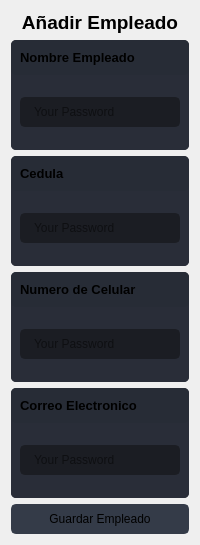
                  <widget class="QWidget" name="create_user">
                   <property name="maximumSize">
                    <size>
                     <width>16777215</width>
                     <height>749</height>
                    </size>
                   </property>
                   <layout class="QVBoxLayout" name="verticalLayout_11">
                    <item>
                     <layout class="QVBoxLayout" name="verticalLayout_15">
                      <item>
                       <widget class="QLabel" name="label">
                        <property name="text">
                         <string>&lt;html&gt;&lt;head/&gt;&lt;body&gt;&lt;p align=&quot;center&quot;&gt;&lt;span style=&quot; font-size:14pt; font-weight:600;&quot;&gt;Añadir Empleado&lt;/span&gt;&lt;/p&gt;&lt;/body&gt;&lt;/html&gt;</string>
                        </property>
                       </widget>
                      </item>
                     </layout>
                    </item>
                    <item>
                     <widget class="QFrame" name="frame_div_content_7">
                      <property name="minimumSize">
                       <size>
                        <width>0</width>
                        <height>110</height>
                       </size>
                      </property>
                      <property name="maximumSize">
                       <size>
                        <width>16777215</width>
                        <height>110</height>
                       </size>
                      </property>
                      <property name="styleSheet">
                       <string notr="true">background-color: rgb(41, 45, 56);
border-radius: 5px;
</string>
                      </property>
                      <property name="frameShape">
                       <enum>QFrame::NoFrame</enum>
                      </property>
                      <property name="frameShadow">
                       <enum>QFrame::Raised</enum>
                      </property>
                      <layout class="QVBoxLayout" name="verticalLayout_44">
                       <property name="spacing">
                        <number>0</number>
                       </property>
                       <property name="leftMargin">
                        <number>0</number>
                       </property>
                       <property name="topMargin">
                        <number>0</number>
                       </property>
                       <property name="rightMargin">
                        <number>0</number>
                       </property>
                       <property name="bottomMargin">
                        <number>0</number>
                       </property>
                       <item>
                        <widget class="QFrame" name="frame_title_wid_8">
                         <property name="maximumSize">
                          <size>
                           <width>16777215</width>
                           <height>35</height>
                          </size>
                         </property>
                         <property name="styleSheet">
                          <string notr="true">background-color: rgb(39, 44, 54);</string>
                         </property>
                         <property name="frameShape">
                          <enum>QFrame::StyledPanel</enum>
                         </property>
                         <property name="frameShadow">
                          <enum>QFrame::Raised</enum>
                         </property>
                         <layout class="QVBoxLayout" name="verticalLayout_45">
                          <item>
                           <widget class="QLabel" name="labelBoxNombreEmpleado">
                            <property name="font">
                             <font>
                              <family>Segoe UI</family>
                              <pointsize>10</pointsize>
                              <weight>75</weight>
                              <bold>true</bold>
                             </font>
                            </property>
                            <property name="styleSheet">
                             <string notr="true"/>
                            </property>
                            <property name="text">
                             <string>Nombre Empleado</string>
                            </property>
                           </widget>
                          </item>
                         </layout>
                        </widget>
                       </item>
                       <item>
                        <widget class="QFrame" name="frame_content_wid_8">
                         <property name="frameShape">
                          <enum>QFrame::NoFrame</enum>
                         </property>
                         <property name="frameShadow">
                          <enum>QFrame::Raised</enum>
                         </property>
                         <layout class="QVBoxLayout" name="verticalLayout_46">
                          <item>
                           <layout class="QVBoxLayout" name="verticalLayout_47">
                            <property name="bottomMargin">
                             <number>0</number>
                            </property>
                            <item>
                             <widget class="QLineEdit" name="Nombre_Empleado">
                              <property name="minimumSize">
                               <size>
                                <width>0</width>
                                <height>30</height>
                               </size>
                              </property>
                              <property name="whatsThis">
                               <string>&lt;html&gt;&lt;head/&gt;&lt;body&gt;&lt;p&gt;_&lt;/p&gt;&lt;/body&gt;&lt;/html&gt;</string>
                              </property>
                              <property name="styleSheet">
                               <string notr="true">QLineEdit {
	background-color: rgb(27, 29, 35);
	border-radius: 5px;
	border: 2px solid rgb(27, 29, 35);
	padding-left: 10px;
}
QLineEdit:hover {
	border: 2px solid rgb(64, 71, 88);
}
QLineEdit:focus {
	border: 2px solid rgb(91, 101, 124);
}</string>
                              </property>
                              <property name="text">
                               <string/>
                              </property>
                              <property name="placeholderText">
                               <string>Your Password</string>
                              </property>
                             </widget>
                            </item>
                           </layout>
                          </item>
                         </layout>
                        </widget>
                       </item>
                      </layout>
                     </widget>
                    </item>
                    <item>
                     <widget class="QFrame" name="frame_div_content_11">
                      <property name="minimumSize">
                       <size>
                        <width>0</width>
                        <height>110</height>
                       </size>
                      </property>
                      <property name="maximumSize">
                       <size>
                        <width>16777215</width>
                        <height>110</height>
                       </size>
                      </property>
                      <property name="styleSheet">
                       <string notr="true">background-color: rgb(41, 45, 56);
border-radius: 5px;
</string>
                      </property>
                      <property name="frameShape">
                       <enum>QFrame::NoFrame</enum>
                      </property>
                      <property name="frameShadow">
                       <enum>QFrame::Raised</enum>
                      </property>
                      <layout class="QVBoxLayout" name="verticalLayout_49">
                       <property name="spacing">
                        <number>0</number>
                       </property>
                       <property name="leftMargin">
                        <number>0</number>
                       </property>
                       <property name="topMargin">
                        <number>0</number>
                       </property>
                       <property name="rightMargin">
                        <number>0</number>
                       </property>
                       <property name="bottomMargin">
                        <number>0</number>
                       </property>
                       <item>
                        <widget class="QFrame" name="frame_title_wid_12">
                         <property name="maximumSize">
                          <size>
                           <width>16777215</width>
                           <height>35</height>
                          </size>
                         </property>
                         <property name="styleSheet">
                          <string notr="true">background-color: rgb(39, 44, 54);</string>
                         </property>
                         <property name="frameShape">
                          <enum>QFrame::StyledPanel</enum>
                         </property>
                         <property name="frameShadow">
                          <enum>QFrame::Raised</enum>
                         </property>
                         <layout class="QVBoxLayout" name="verticalLayout_61">
                          <item>
                           <widget class="QLabel" name="labelBoxBlenderInstalation_17">
                            <property name="font">
                             <font>
                              <family>Segoe UI</family>
                              <pointsize>10</pointsize>
                              <weight>75</weight>
                              <bold>true</bold>
                             </font>
                            </property>
                            <property name="styleSheet">
                             <string notr="true"/>
                            </property>
                            <property name="text">
                             <string>Cedula</string>
                            </property>
                           </widget>
                          </item>
                         </layout>
                        </widget>
                       </item>
                       <item>
                        <widget class="QFrame" name="frame_content_wid_12">
                         <property name="frameShape">
                          <enum>QFrame::NoFrame</enum>
                         </property>
                         <property name="frameShadow">
                          <enum>QFrame::Raised</enum>
                         </property>
                         <layout class="QVBoxLayout" name="verticalLayout_62">
                          <item>
                           <layout class="QVBoxLayout" name="verticalLayout_63">
                            <property name="bottomMargin">
                             <number>0</number>
                            </property>
                            <item>
                             <widget class="QLineEdit" name="Cedula_Empleado">
                              <property name="minimumSize">
                               <size>
                                <width>0</width>
                                <height>30</height>
                               </size>
                              </property>
                              <property name="styleSheet">
                               <string notr="true">QLineEdit {
	background-color: rgb(27, 29, 35);
	border-radius: 5px;
	border: 2px solid rgb(27, 29, 35);
	padding-left: 10px;
}
QLineEdit:hover {
	border: 2px solid rgb(64, 71, 88);
}
QLineEdit:focus {
	border: 2px solid rgb(91, 101, 124);
}</string>
                              </property>
                              <property name="text">
                               <string/>
                              </property>
                              <property name="placeholderText">
                               <string>Your Password</string>
                              </property>
                             </widget>
                            </item>
                           </layout>
                          </item>
                         </layout>
                        </widget>
                       </item>
                      </layout>
                     </widget>
                    </item>
                    <item>
                     <widget class="QFrame" name="frame_div_content_12">
                      <property name="minimumSize">
                       <size>
                        <width>0</width>
                        <height>110</height>
                       </size>
                      </property>
                      <property name="maximumSize">
                       <size>
                        <width>16777215</width>
                        <height>110</height>
                       </size>
                      </property>
                      <property name="styleSheet">
                       <string notr="true">background-color: rgb(41, 45, 56);
border-radius: 5px;
</string>
                      </property>
                      <property name="frameShape">
                       <enum>QFrame::NoFrame</enum>
                      </property>
                      <property name="frameShadow">
                       <enum>QFrame::Raised</enum>
                      </property>
                      <layout class="QVBoxLayout" name="verticalLayout_64">
                       <property name="spacing">
                        <number>0</number>
                       </property>
                       <property name="leftMargin">
                        <number>0</number>
                       </property>
                       <property name="topMargin">
                        <number>0</number>
                       </property>
                       <property name="rightMargin">
                        <number>0</number>
                       </property>
                       <property name="bottomMargin">
                        <number>0</number>
                       </property>
                       <item>
                        <widget class="QFrame" name="frame_title_wid_13">
                         <property name="maximumSize">
                          <size>
                           <width>16777215</width>
                           <height>35</height>
                          </size>
                         </property>
                         <property name="styleSheet">
                          <string notr="true">background-color: rgb(39, 44, 54);</string>
                         </property>
                         <property name="frameShape">
                          <enum>QFrame::StyledPanel</enum>
                         </property>
                         <property name="frameShadow">
                          <enum>QFrame::Raised</enum>
                         </property>
                         <layout class="QVBoxLayout" name="verticalLayout_65">
                          <item>
                           <widget class="QLabel" name="la">
                            <property name="font">
                             <font>
                              <family>Segoe UI</family>
                              <pointsize>10</pointsize>
                              <weight>75</weight>
                              <bold>true</bold>
                             </font>
                            </property>
                            <property name="styleSheet">
                             <string notr="true"/>
                            </property>
                            <property name="text">
                             <string>Numero de Celular</string>
                            </property>
                           </widget>
                          </item>
                         </layout>
                        </widget>
                       </item>
                       <item>
                        <widget class="QFrame" name="frame_content_wid_13">
                         <property name="frameShape">
                          <enum>QFrame::NoFrame</enum>
                         </property>
                         <property name="frameShadow">
                          <enum>QFrame::Raised</enum>
                         </property>
                         <layout class="QVBoxLayout" name="verticalLayout_66">
                          <item>
                           <layout class="QVBoxLayout" name="verticalLayout_67">
                            <property name="bottomMargin">
                             <number>0</number>
                            </property>
                            <item>
                             <widget class="QLineEdit" name="Celular_Empleado">
                              <property name="minimumSize">
                               <size>
                                <width>0</width>
                                <height>30</height>
                               </size>
                              </property>
                              <property name="styleSheet">
                               <string notr="true">QLineEdit {
	background-color: rgb(27, 29, 35);
	border-radius: 5px;
	border: 2px solid rgb(27, 29, 35);
	padding-left: 10px;
}
QLineEdit:hover {
	border: 2px solid rgb(64, 71, 88);
}
QLineEdit:focus {
	border: 2px solid rgb(91, 101, 124);
}</string>
                              </property>
                              <property name="text">
                               <string/>
                              </property>
                              <property name="placeholderText">
                               <string>Your Password</string>
                              </property>
                             </widget>
                            </item>
                           </layout>
                          </item>
                         </layout>
                        </widget>
                       </item>
                      </layout>
                     </widget>
                    </item>
                    <item>
                     <widget class="QFrame" name="frame_div_content_13">
                      <property name="minimumSize">
                       <size>
                        <width>0</width>
                        <height>110</height>
                       </size>
                      </property>
                      <property name="maximumSize">
                       <size>
                        <width>16777215</width>
                        <height>110</height>
                       </size>
                      </property>
                      <property name="styleSheet">
                       <string notr="true">background-color: rgb(41, 45, 56);
border-radius: 5px;
</string>
                      </property>
                      <property name="frameShape">
                       <enum>QFrame::NoFrame</enum>
                      </property>
                      <property name="frameShadow">
                       <enum>QFrame::Raised</enum>
                      </property>
                      <layout class="QVBoxLayout" name="verticalLayout_68">
                       <property name="spacing">
                        <number>0</number>
                       </property>
                       <property name="leftMargin">
                        <number>0</number>
                       </property>
                       <property name="topMargin">
                        <number>0</number>
                       </property>
                       <property name="rightMargin">
                        <number>0</number>
                       </property>
                       <property name="bottomMargin">
                        <number>0</number>
                       </property>
                       <item>
                        <widget class="QFrame" name="frame_title_wid_14">
                         <property name="maximumSize">
                          <size>
                           <width>16777215</width>
                           <height>35</height>
                          </size>
                         </property>
                         <property name="styleSheet">
                          <string notr="true">background-color: rgb(39, 44, 54);</string>
                         </property>
                         <property name="frameShape">
                          <enum>QFrame::StyledPanel</enum>
                         </property>
                         <property name="frameShadow">
                          <enum>QFrame::Raised</enum>
                         </property>
                         <layout class="QVBoxLayout" name="verticalLayout_69">
                          <item>
                           <widget class="QLabel" name="labelBoxCorreo">
                            <property name="font">
                             <font>
                              <family>Segoe UI</family>
                              <pointsize>10</pointsize>
                              <weight>75</weight>
                              <bold>true</bold>
                             </font>
                            </property>
                            <property name="styleSheet">
                             <string notr="true"/>
                            </property>
                            <property name="text">
                             <string>Correo Electronico</string>
                            </property>
                           </widget>
                          </item>
                         </layout>
                        </widget>
                       </item>
                       <item>
                        <widget class="QFrame" name="frame_content_wid_14">
                         <property name="frameShape">
                          <enum>QFrame::NoFrame</enum>
                         </property>
                         <property name="frameShadow">
                          <enum>QFrame::Raised</enum>
                         </property>
                         <layout class="QVBoxLayout" name="verticalLayout_70">
                          <item>
                           <layout class="QVBoxLayout" name="verticalLayout_71">
                            <property name="bottomMargin">
                             <number>0</number>
                            </property>
                            <item>
                             <widget class="QLineEdit" name="Correo_Empleado">
                              <property name="minimumSize">
                               <size>
                                <width>0</width>
                                <height>30</height>
                               </size>
                              </property>
                              <property name="styleSheet">
                               <string notr="true">QLineEdit {
	background-color: rgb(27, 29, 35);
	border-radius: 5px;
	border: 2px solid rgb(27, 29, 35);
	padding-left: 10px;
}
QLineEdit:hover {
	border: 2px solid rgb(64, 71, 88);
}
QLineEdit:focus {
	border: 2px solid rgb(91, 101, 124);
}</string>
                              </property>
                              <property name="text">
                               <string/>
                              </property>
                              <property name="placeholderText">
                               <string>Your Password</string>
                              </property>
                             </widget>
                            </item>
                           </layout>
                          </item>
                         </layout>
                        </widget>
                       </item>
                      </layout>
                     </widget>
                    </item>
                    <item>
                     <widget class="QPushButton" name="btnAgregarEmpleado">
                      <property name="minimumSize">
                       <size>
                        <width>150</width>
                        <height>30</height>
                       </size>
                      </property>
                      <property name="font">
                       <font>
                        <family>Segoe UI</family>
                        <pointsize>9</pointsize>
                       </font>
                      </property>
                      <property name="styleSheet">
                       <string notr="true">QPushButton {
	border: 2px solid rgb(52, 59, 72);
	border-radius: 5px;	
	background-color: rgb(52, 59, 72);
}
QPushButton:hover {
	background-color: rgb(57, 65, 80);
	border: 2px solid rgb(61, 70, 86);
}
QPushButton:pressed {	
	background-color: rgb(35, 40, 49);
	border: 2px solid rgb(43, 50, 61);
}</string>
                      </property>
                      <property name="text">
                       <string>Guardar Empleado</string>
                      </property>
                      <property name="icon">
                       <iconset resource="files.qrc">
                        <normaloff>:/16x16/icons/16x16/cil-folder-open.png</normaloff>:/16x16/icons/16x16/cil-folder-open.png</iconset>
                      </property>
                     </widget>
                    </item>
                   </layout>
                  </widget>
